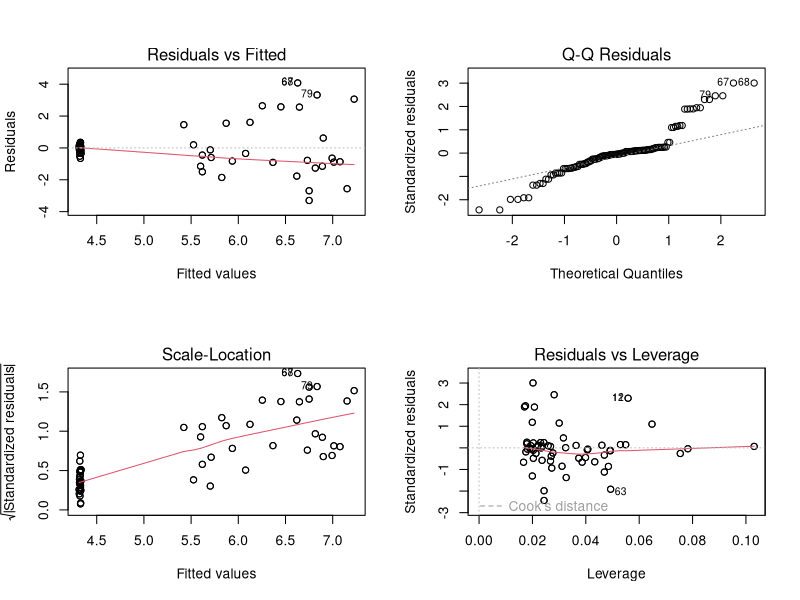
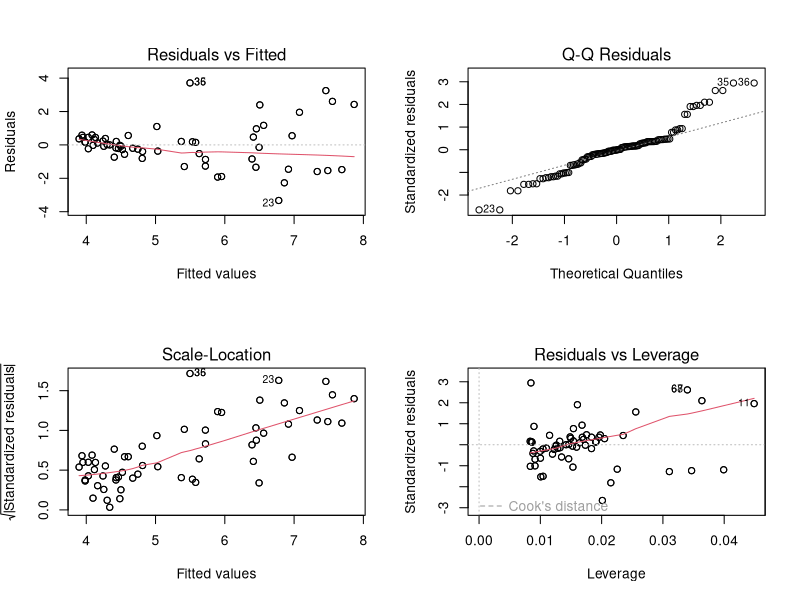
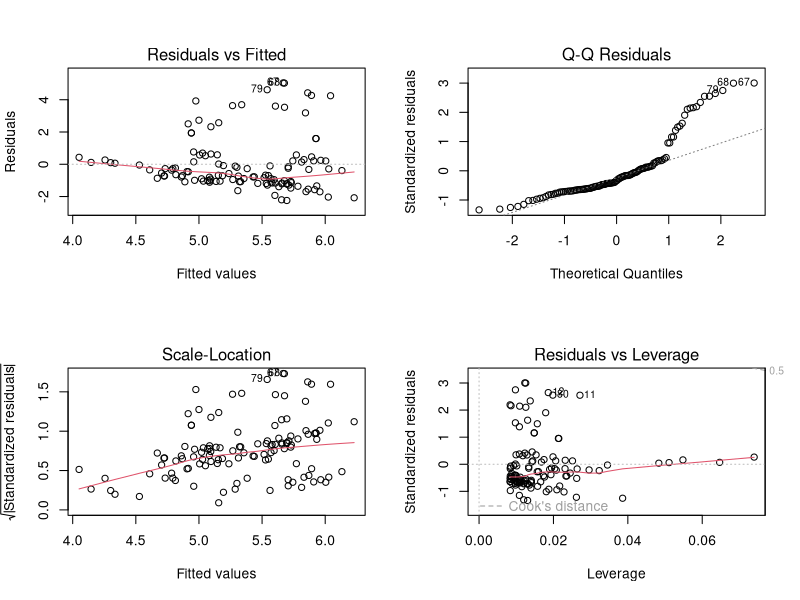
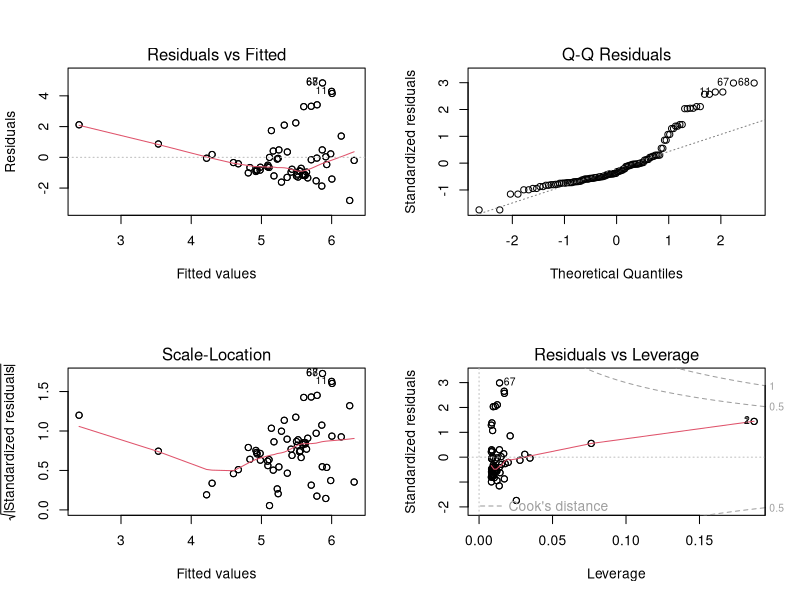
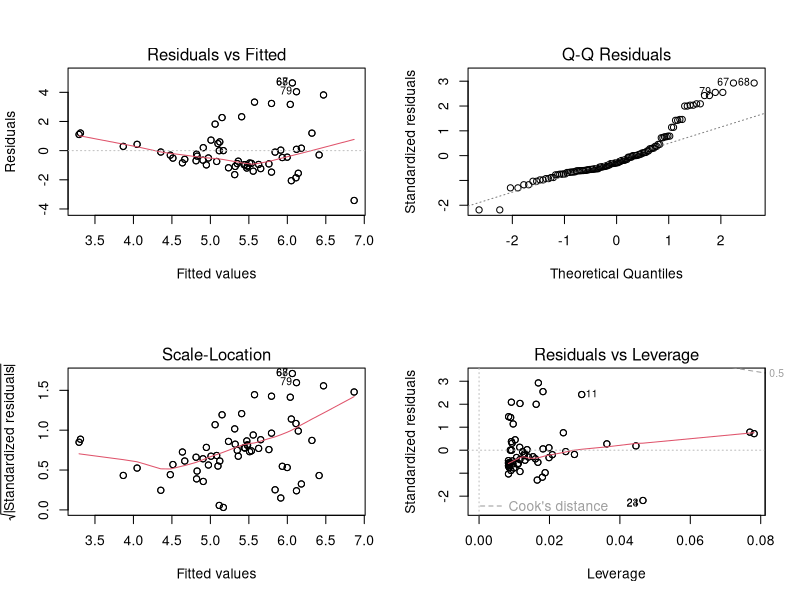
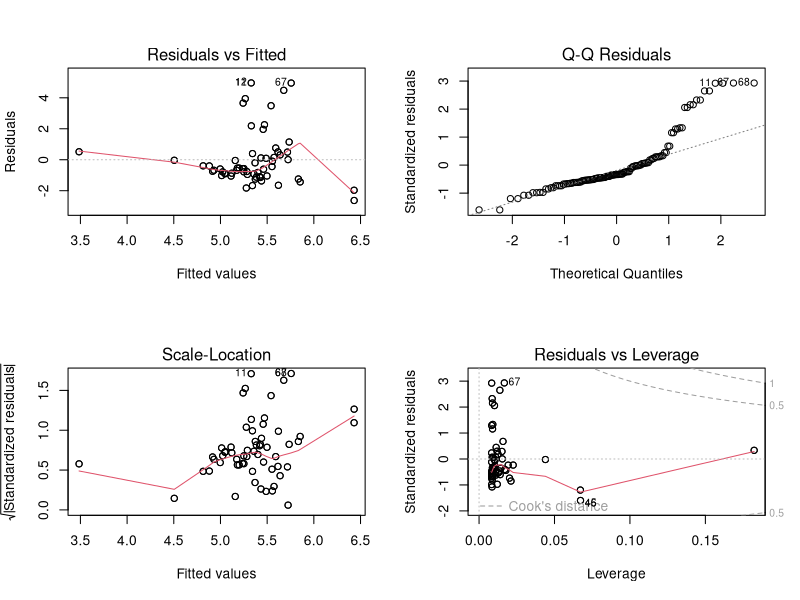
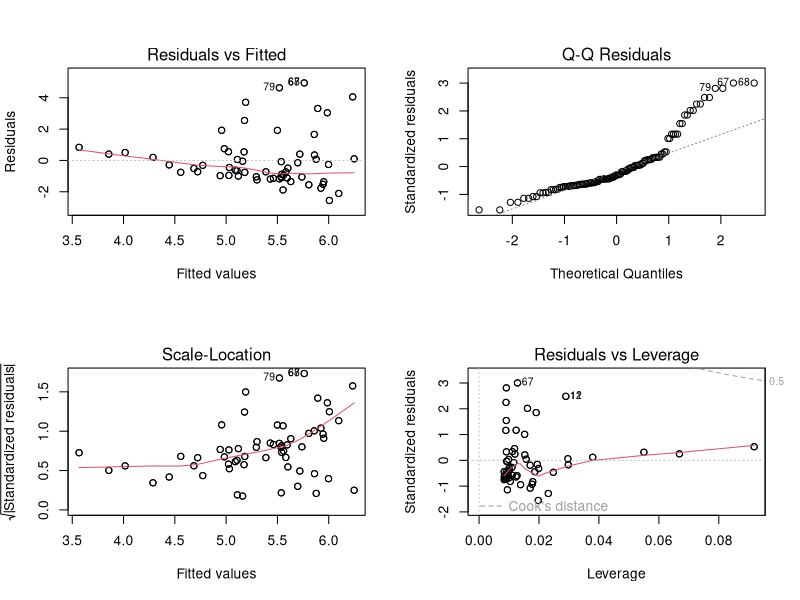
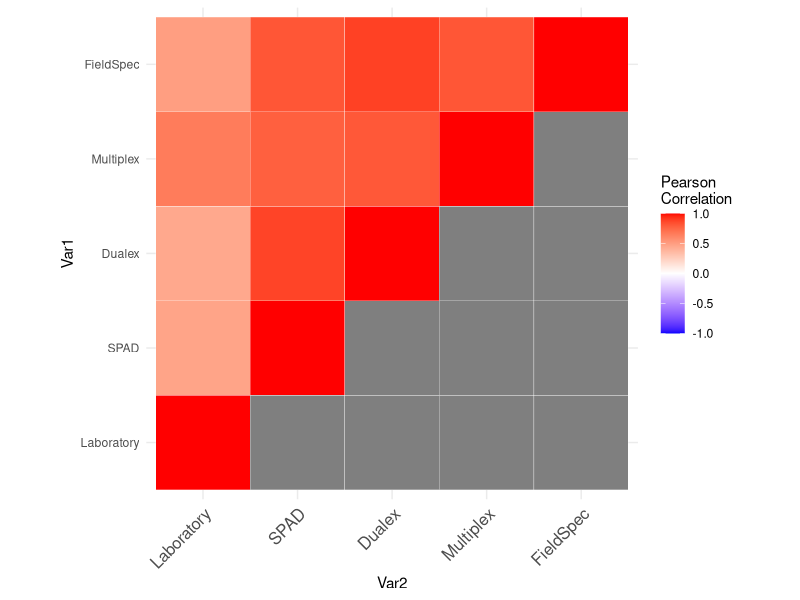

Write R code to recreate these figures, in order.
library(tidyverse)
library(readxl)
library(gridExtra)
library(ggpubr)
library(reshape2)
library(lme4)

maize <- read_excel("Maize dataset.xlsx")

#1. checking for normal distribution
#1.1 without treatment differentiation
spad.model <- lm(FM_Rest_Ernteblatt ~ SPAD*Blattalter, data = maize)
lab.model <- lm(FM_Rest_Ernteblatt ~ Chl_Labor, data = maize)
dualex.model <- lm(FM_Rest_Ernteblatt ~ Chl, data = maize)
multi.model1 <- lm(FM_Rest_Ernteblatt ~ SFR_R, data = maize)
multi.model2 <- lm(FM_Rest_Ernteblatt ~ SFR_G, data = maize)
field.model1 <- lm(FM_Rest_Ernteblatt ~ NDWI, data = maize)
field.model2 <- lm(FM_Rest_Ernteblatt ~ ChlNDI, data = maize)

par(mfrow = c(2, 2))
plot(spad.model)
plot(lab.model)
plot(dualex.model)
plot(multi.model1)
plot(multi.model2)
plot(field.model1)
plot(field.model2)
par(mfrow = c(1, 1))

shapiro.test(maize$FM_Rest_Ernteblatt)
shapiro.test(maize$Pflanzenhoehe)
shapiro.test(maize$SPAD)
shapiro.test(maize$Chl_Labor)
shapiro.test(maize$Chl)
shapiro.test(maize$SFR_R)
shapiro.test(maize$SFR_G)
shapiro.test(maize$NDWI)
shapiro.test(maize$ChlNDI)

#plotting the correlation matrix (whole dataset)
#for now i used "DX_Chl_MW", "SFR_R" and "ChlNDI"

cor.df <- select(maize, Chl_Labor, SPAD, DX_Chl_MW, SFR_R, ChlNDI)

names(cor.df)[names(cor.df) == "Chl_Labor"] <- "Laboratory"
names(cor.df)[names(cor.df) == "DX_Chl_MW"] <- "Dualex"
names(cor.df)[names(cor.df) == "SFR_R"] <- "Multiplex"
names(cor.df)[names(cor.df) == "ChlNDI"] <- "FieldSpec"

cormat <- round(cor(cor.df, method = "spearman"),2)

get_lower_tri<-function(cormat){
  cormat[upper.tri(cormat)] <- NA
  return(cormat)
}

get_upper_tri <- function(cormat){
  cormat[lower.tri(cormat)]<- NA
  return(cormat)
}

lt <- get_lower_tri(cormat)
lt

lt <- melt(lt)

ggplot(lt, aes(Var2, Var1, fill = value))+
  geom_tile(color = "white")+
  scale_fill_gradient2(low = "blue", high = "red", mid = "white", 
                       midpoint = 0, limit = c(-1,1), space = "Lab", 
                       name="Pearson\nCorrelation") +
  theme_minimal()+ 
  theme(axis.text.x = element_text(angle = 45, vjust = 1, 
                                   size = 12, hjust = 1))+
  coord_fixed()

upper_tri <- get_upper_tri(cormat)

melted_cormat <- melt(upper_tri, na.rm = TRUE)

ggheatmap <- ggplot(melted_cormat, aes(Var2, Var1, fill = value))+
  geom_tile(color = "white")+
  scale_fill_gradient2(low = "blue", high = "red", mid = "white", 
                       midpoint = 0, limit = c(-1,1), space = "Lab", 
                       name="Spearman\nCorrelation") +
  theme_minimal()+ # minimal theme
  theme(axis.text.x = element_text(angle = 45, vjust = 1, 
                                   size = 12, hjust = 1)) +
  ggtitle("Correlation Matrix") +
  coord_fixed()

ggheatmap + 
  geom_text(aes(Var2, Var1, label = value), color = "black", size = 4) +
  theme(
    axis.title.x = element_blank(),
    axis.title.y = element_blank(),
    panel.grid.major = element_blank(),
    panel.border = element_blank(),
    panel.background = element_blank(),
    axis.ticks = element_blank(),
    legend.justification = c(1, 0),
    legend.position = c(0.6, 0.7),
    plot.title = element_text(hjust = 0.5),
    legend.direction = "horizontal")+
  guides(fill = guide_colorbar(barwidth = 7, barheight = 1,
                               title.position = "top", title.hjust = 0.5))

#SPAD
a <- ggscatter(maize, x = "SPAD", y = "Chl_Labor", 
               add = "reg.line",                        
               conf.int = TRUE, cor.method = "spearman", cor.coef = TRUE,                       
               color = "Treatment", palette = "jco", title = "SPAD",         
               shape = "Treatment")

e <- ggplot(maize, aes(x = SPAD, y = Chl_Labor, color = Treatment, shape = Treatment)) +
  geom_point() + 
  geom_smooth(method = lm) +
  ggtitle("SPAD") +
  theme_bw()

#dualex
b <- ggscatter(maize, x = "DX_Chl_MW", y = "Chl_Labor", 
               add = "reg.line",                        
               conf.int = TRUE, cor.method = "spearman", cor.coef = TRUE,                       
               color = "Treatment", palette = "jco", title = "Dualex",           
               shape = "Treatment")

f <- ggplot(maize, aes(x = Chl, y = Chl_Labor, color = Treatment, shape = Treatment)) +
  geom_point() + 
  geom_smooth(method = lm) + 
  ggtitle("Dualex") +
  theme_bw()

#multiplex
c <- ggscatter(maize, x = "SFR_R", y = "Chl_Labor", 
               add = "reg.line",                        
               conf.int = TRUE, cor.method = "spearman", cor.coef = TRUE,                       
               color = "Treatment", palette = "jco", title = "Multiplex",          
               shape = "Treatment")

g <- ggplot(maize, aes(x = SFR_R, y = Chl_Labor, color = Treatment, shape = Treatment)) +
  geom_point() + 
  geom_smooth(method = lm) + 
  ggtitle("Multiplex") +
  theme_bw()

#FieldSpec
d <- ggscatter(maize, x = "ChlNDI", y = "Chl_Labor", 
               add = "reg.line",                        
               conf.int = TRUE, cor.method = "spearman", cor.coef = TRUE,                       
               color = "Treatment", palette = "jco", title = "Fieldspec",           
               shape = "Treatment")

h <- ggplot(maize, aes(x = ChlNDI, y = Chl_Labor, color = Treatment, shape = Treatment)) +
  geom_point() + 
  geom_smooth(method = lm) + 
  ggtitle("Fieldspec") +
  theme_bw()

ggarrange(a, b, c, d)
###ggarrange(e, f, g, h)###
#not sure how to change the correlation coefficient in ggplot

#phenological plots
height <- maize[!duplicated(maize$Pflanzennummer), ]

q <- ggplot(height, aes(x = Treatment, y = Pflanzenhoehe, fill = Treatment)) +
  geom_boxplot(show.legend = FALSE) +
  ggtitle("A") +
  ylab("Plant height [cm]") +
  geom_jitter(position = position_jitter(0.2), show.legend = FALSE) +
  theme_bw() 
q


#leafe density
dens <- maize[!duplicated(maize$Blattdichte), ]

w <- ggplot(dens, aes(x = Treatment, y = Blattdichte, fill = Blattalter)) +
  geom_boxplot(show.legend = TRUE) +
  ggtitle("B") +
  ylab("Leafe density [g/m^3 ?]") +
  geom_jitter(position = position_jitter(0.2), show.legend = FALSE) +
  theme_bw() 
w

w <- ggplot(dens, aes(x = Treatment, y = Blattdichte, fill = Treatment)) +
  geom_boxplot(show.legend = FALSE) +
  ggtitle("B") +
  ylab("Leafe density [g/m^3 ?]") +
  geom_jitter(position = position_jitter(0.2), show.legend = FALSE) +
  theme_bw() 
w

#dry matter
tm <- slice(height, 10:30)
tm <- transform(tm, TM_Ganze_Pflanze = as.numeric(TM_Ganze_Pflanze))

e <- ggplot(tm, aes(x = Treatment, y = TM_Ganze_Pflanze, fill = Treatment)) +
  geom_boxplot(show.legend = FALSE) +
  ggtitle("C") +
  ylab("Dry Matter Content") +
  geom_jitter(position = position_jitter(0.2), show.legend = FALSE) +
  theme_bw() 
e

#chlorophyll lab
r <- ggplot(dens, aes(x = Treatment, y = Chl_Labor, fill = Treatment)) +
  geom_boxplot(show.legend = FALSE) +
  ggtitle("C") +
  ylab("Chlorophyll Content [??]") +
  geom_jitter(position = position_jitter(0.2), show.legend = FALSE) +
  theme_bw() 
r


ggarrange(q, w, e, r)




########
#stuff we probably wont need anymore
#1.2 with treatment differentiation
mangel <- filter(maize, Treatment == "Nährstoffmangel")
trocken <- filter(maize, Treatment == "Trockenstress")
kontr <- filter(maize, Treatment == "Kontrolle")

#mangel
spad.model <- lm(FM_Rest_Ernteblatt ~ SPAD, data = mangel)
lab.model <- lm(FM_Rest_Ernteblatt ~ Chl_Labor, data = mangel)
dualex.model <- lm(FM_Rest_Ernteblatt ~ Chl, data = mangel)
multi.model1 <- lm(FM_Rest_Ernteblatt ~ SFR_R, data = mangel)
multi.model2 <- lm(FM_Rest_Ernteblatt ~ SFR_G, data = mangel)
field.model1 <- lm(FM_Rest_Ernteblatt ~ NDWI, data = mangel)
field.model2 <- lm(FM_Rest_Ernteblatt ~ ChlNDI, data = mangel)

par(mfrow = c(2, 2))
plot(spad.model)
plot(lab.model)
plot(dualex.model)
plot(multi.model1)
plot(multi.model2)
plot(field.model1)
plot(field.model2)
par(mfrow = c(1, 1))

shapiro.test(mangel$FM_Rest_Ernteblatt)
shapiro.test(mangel$Pflanzenhoehe)
shapiro.test(mangel$SPAD)
shapiro.test(mangel$Chl_Labor)
shapiro.test(mangel$Chl)
shapiro.test(mangel$SFR_R)
shapiro.test(mangel$SFR_G)
shapiro.test(mangel$NDWI)
shapiro.test(mangel$ChlNDI)

#trocken
spad.model <- lm(FM_Rest_Ernteblatt ~ SPAD, data = trocken)
lab.model <- lm(FM_Rest_Ernteblatt ~ Chl_Labor, data = trocken)
dualex.model <- lm(FM_Rest_Ernteblatt ~ Chl, data = trocken)
multi.model1 <- lm(FM_Rest_Ernteblatt ~ SFR_R, data = trocken)
multi.model2 <- lm(FM_Rest_Ernteblatt ~ SFR_G, data = trocken)
field.model1 <- lm(FM_Rest_Ernteblatt ~ NDWI, data = trocken)
field.model2 <- lm(FM_Rest_Ernteblatt ~ ChlNDI, data = trocken)

par(mfrow = c(2, 2))
plot(spad.model)
plot(lab.model)
plot(dualex.model)
plot(multi.model1)
plot(multi.model2)
plot(field.model1)
plot(field.model2)
par(mfrow = c(1, 1))

shapiro.test(trocken$FM_Rest_Ernteblatt)
shapiro.test(trocken$Pflanzenhoehe)
shapiro.test(trocken$SPAD)
shapiro.test(trocken$Chl_Labor)
shapiro.test(trocken$Chl)
shapiro.test(trocken$SFR_R)
shapiro.test(trocken$SFR_G)
shapiro.test(trocken$NDWI)
shapiro.test(trocken$ChlNDI)

#kontrolle
spad.model <- lm(FM_Rest_Ernteblatt ~ SPAD, data = kontr)
lab.model <- lm(FM_Rest_Ernteblatt ~ Chl_Labor, data = kontr)
dualex.model <- lm(FM_Rest_Ernteblatt ~ Chl, data = kontr)
multi.model1 <- lm(FM_Rest_Ernteblatt ~ SFR_R, data = kontr)
multi.model2 <- lm(FM_Rest_Ernteblatt ~ SFR_G, data = kontr)
field.model1 <- lm(FM_Rest_Ernteblatt ~ NDWI, data = kontr)
field.model2 <- lm(FM_Rest_Ernteblatt ~ ChlNDI, data = kontr)

par(mfrow = c(2, 2))
plot(spad.model)
plot(lab.model)
plot(dualex.model)
plot(multi.model1)
plot(multi.model2)
plot(field.model1)
plot(field.model2)
par(mfrow = c(1, 1))

shapiro.test(kontr$FM_Rest_Ernteblatt)
shapiro.test(kontr$Pflanzenhoehe)
shapiro.test(kontr$SPAD)
shapiro.test(kontr$Chl_Labor)
shapiro.test(kontr$Chl)
shapiro.test(kontr$SFR_R)
shapiro.test(kontr$SFR_G)
shapiro.test(kontr$NDWI)
shapiro.test(kontr$ChlNDI)

#2.2 with treatment differentiation 
#mangel
cor.df <- select(mangel, Chl_Labor, SPAD, Chl, SFR_R, ChlNDI)

cormat <- round(cor(cor.df),2)

lt <- get_upper_tri(cormat)
lt

lt <- melt(lt, na.rm = TRUE)

ggheatmap <- ggplot(lt, aes(Var2, Var1, fill = value))+
  geom_tile(color = "white")+
  scale_fill_gradient2(low = "blue", high = "red", mid = "white", 
                       midpoint = 0, limit = c(-1,1), space = "Lab", 
                       name="Pearson\nCorrelation") +
  theme_minimal()+ 
  theme(axis.text.x = element_text(angle = 45, vjust = 1, 
                                   size = 12, hjust = 1)) +
  ggtitle("Mangel") +
  coord_fixed()

ggheatmap + 
  geom_text(aes(Var2, Var1, label = value), color = "black", size = 4) +
  theme(
    axis.title.x = element_blank(),
    axis.title.y = element_blank(),
    panel.grid.major = element_blank(),
    panel.border = element_blank(),
    panel.background = element_blank(),
    axis.ticks = element_blank(),
    legend.justification = c(1, 0),
    legend.position = c(0.6, 0.7),
    legend.direction = "horizontal")+
  guides(fill = guide_colorbar(barwidth = 7, barheight = 1,
                               title.position = "top", title.hjust = 0.5))

#spad
a <- ggscatter(mangel, x = "SPAD", y = "Chl_Labor", 
          add = "reg.line",                        
          conf.int = TRUE, cor.method = "pearson", cor.coef = TRUE,                       
          color = "Treatment", palette = "jco", title = "SPAD",          
          shape = "Treatment")

#dualex
b <- ggscatter(mangel, x = "Chl", y = "Chl_Labor", 
          add = "reg.line",                        
          conf.int = TRUE, cor.method = "pearson", cor.coef = TRUE,                       
          color = "Treatment", palette = "jco", title =  "Dualex",          
          shape = "Treatment")

#multiplex
c <- ggscatter(mangel, x = "SFR_R", y = "Chl_Labor", 
          add = "reg.line",                        
          conf.int = TRUE, cor.method = "pearson", cor.coef = TRUE,                       
          color = "Treatment", palette = "jco", title = "Multiplex",          
          shape = "Treatment")

#fieldspec
d <- ggscatter(mangel, x = "ChlNDI", y = "Chl_Labor", 
          add = "reg.line",                        
          conf.int = TRUE, cor.method = "pearson", cor.coef = TRUE,                       
          color = "Treatment", palette = "jco", title = "Fieldspec",            
          shape = "Treatment")

ggarrange(a, b, c, d)

#trocken
cor.df <- select(trocken, Chl_Labor, SPAD, Chl, SFR_R, ChlNDI)

cormat <- round(cor(cor.df),2)

lt <- get_upper_tri(cormat)
lt

lt <- melt(lt, na.rm = TRUE)

ggheatmap <- ggplot(lt, aes(Var2, Var1, fill = value))+
  geom_tile(color = "white")+
  scale_fill_gradient2(low = "blue", high = "red", mid = "white", 
                       midpoint = 0, limit = c(-1,1), space = "Lab", 
                       name="Pearson\nCorrelation") +
  theme_minimal()+ 
  theme(axis.text.x = element_text(angle = 45, vjust = 1, 
                                   size = 12, hjust = 1)) +
  ggtitle("Trockenstress") +
  coord_fixed()

ggheatmap + 
  geom_text(aes(Var2, Var1, label = value), color = "black", size = 4) +
  theme(
    axis.title.x = element_blank(),
    axis.title.y = element_blank(),
    panel.grid.major = element_blank(),
    panel.border = element_blank(),
    panel.background = element_blank(),
    axis.ticks = element_blank(),
    legend.justification = c(1, 0),
    legend.position = c(0.6, 0.7),
    legend.direction = "horizontal")+
  guides(fill = guide_colorbar(barwidth = 7, barheight = 1,
                               title.position = "top", title.hjust = 0.5))

#spad
a <- ggscatter(trocken, x = "SPAD", y = "Chl_Labor", 
               add = "reg.line",                        
               conf.int = TRUE, cor.method = "pearson", cor.coef = TRUE,                       
               color = "Treatment", palette = "jco", title = "SPAD",          
               shape = "Treatment")

#dualex
b <- ggscatter(trocken, x = "Chl", y = "Chl_Labor", 
               add = "reg.line",                        
               conf.int = TRUE, cor.method = "pearson", cor.coef = TRUE,                       
               color = "Treatment", palette = "jco", title =  "Dualex",          
               shape = "Treatment")

#multiplex
c <- ggscatter(trocken, x = "SFR_R", y = "Chl_Labor", 
               add = "reg.line",                        
               conf.int = TRUE, cor.method = "pearson", cor.coef = TRUE,                       
               color = "Treatment", palette = "jco", title = "Multiplex",          
               shape = "Treatment")

#fieldspec
d <- ggscatter(trocken, x = "ChlNDI", y = "Chl_Labor", 
               add = "reg.line",                        
               conf.int = TRUE, cor.method = "pearson", cor.coef = TRUE,                       
               color = "Treatment", palette = "jco", title = "Fieldspec",            
               shape = "Treatment")

ggarrange(a, b, c, d)

#kontrolle
cor.df <- select(kontr, Chl_Labor, SPAD, Chl, SFR_R, ChlNDI)

cormat <- round(cor(cor.df),2)

lt <- get_upper_tri(cormat)
lt

lt <- melt(lt, na.rm = TRUE)

ggheatmap <- ggplot(lt, aes(Var2, Var1, fill = value))+
  geom_tile(color = "white")+
  scale_fill_gradient2(low = "blue", high = "red", mid = "white", 
                       midpoint = 0, limit = c(-1,1), space = "Lab", 
                       name="Pearson\nCorrelation") +
  theme_minimal()+ 
  theme(axis.text.x = element_text(angle = 45, vjust = 1, 
                                   size = 12, hjust = 1)) +
  ggtitle("Kontrolle") +
  coord_fixed()

ggheatmap + 
  geom_text(aes(Var2, Var1, label = value), color = "black", size = 4) +
  theme(
    axis.title.x = element_blank(),
    axis.title.y = element_blank(),
    panel.grid.major = element_blank(),
    panel.border = element_blank(),
    panel.background = element_blank(),
    axis.ticks = element_blank(),
    legend.justification = c(1, 0),
    legend.position = c(0.6, 0.7),
    legend.direction = "horizontal")+
  guides(fill = guide_colorbar(barwidth = 7, barheight = 1,
                               title.position = "top", title.hjust = 0.5))

#spad
a <- ggscatter(kontr, x = "SPAD", y = "Chl_Labor", 
               add = "reg.line",                        
               conf.int = TRUE, cor.method = "pearson", cor.coef = TRUE,                       
               color = "Treatment", palette = "jco", title = "SPAD",          
               shape = "Treatment")

#dualex
b <- ggscatter(kontr, x = "Chl", y = "Chl_Labor", 
               add = "reg.line",                        
               conf.int = TRUE, cor.method = "pearson", cor.coef = TRUE,                       
               color = "Treatment", palette = "jco", title =  "Dualex",          
               shape = "Treatment")

#multiplex
c <- ggscatter(kontr, x = "SFR_R", y = "Chl_Labor", 
               add = "reg.line",                        
               conf.int = TRUE, cor.method = "pearson", cor.coef = TRUE,                       
               color = "Treatment", palette = "jco", title = "Multiplex",          
               shape = "Treatment")

#fieldspec
d <- ggscatter(kontr, x = "ChlNDI", y = "Chl_Labor", 
               add = "reg.line",                        
               conf.int = TRUE, cor.method = "pearson", cor.coef = TRUE,                       
               color = "Treatment", palette = "jco", title = "Fieldspec",            
               shape = "Treatment")

ggarrange(a, b, c, d)











